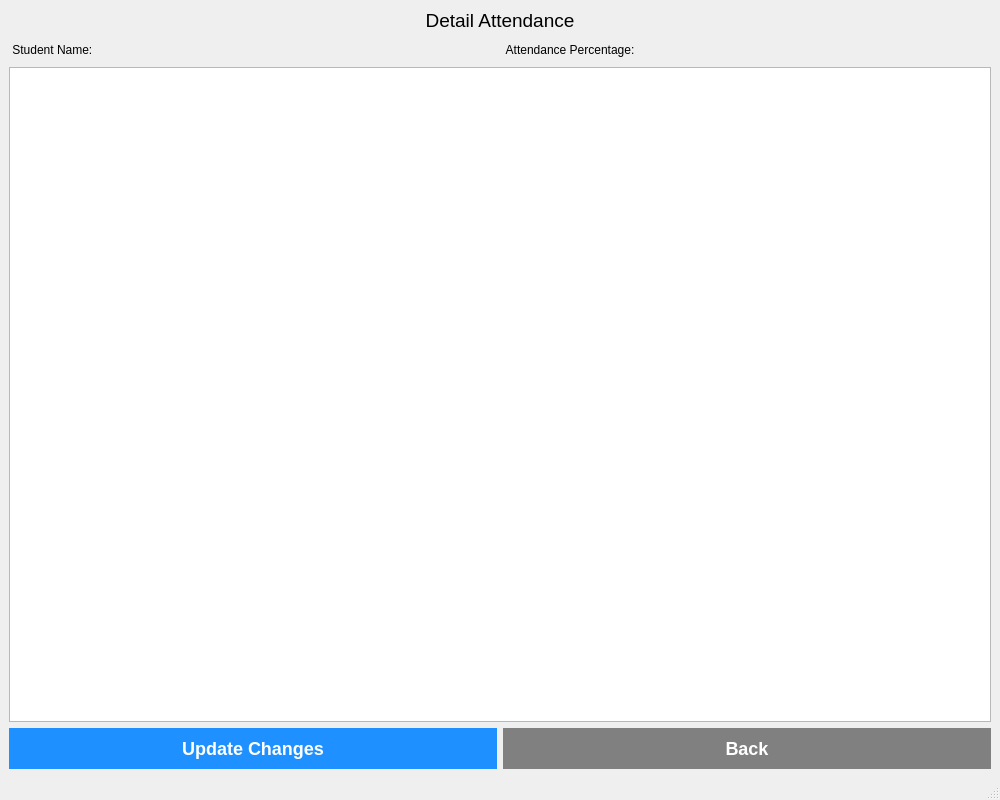
<?xml version="1.0" encoding="UTF-8"?>
<ui version="4.0">
  <class>detailAttendancePage</class>
  <widget class="QMainWindow" name="detailAttendancePage">
    <property name="geometry">
      <rect>
        <x>100</x>
        <y>100</y>
        <width>1000</width>
        <height>800</height>
      </rect>
    </property>
    <property name="windowTitle">
      <string>Detail Attendance</string>
    </property>
    <widget class="QWidget" name="centralwidget">
      <layout class="QGridLayout" name="gridLayout">
        <item row="0" column="0">
          <layout class="QVBoxLayout" name="verticalLayout">
            <item>
              <widget class="QLabel" name="detailAttendanceLabel">
                <property name="text">
                  <string>&lt;html&gt;&lt;head/&gt;&lt;body&gt;&lt;p&gt;&lt;span style=&quot;
                    font-size:14pt;&quot;&gt;Detail
                    Attendance&lt;/span&gt;&lt;/p&gt;&lt;/body&gt;&lt;/html&gt;</string>
                </property>
                <property name="alignment">
                  <set>Qt::AlignCenter</set>
                </property>
              </widget>
            </item>
            <item>
              <layout class="QHBoxLayout" name="horizontalLayout_2">
                <item>
                  <widget class="QLabel" name="studetnNameLabel">
                    <property name="text">
                      <string> Student Name:</string>
                    </property>
                  </widget>
                </item>
                <item>
                  <widget class="QLabel" name="studentName">
                    <property name="text">
                      <string />
                    </property>
                    <property name="styleSheet">
                      <string>
                        QLabel {
                        font-size: 20px;
                        font-weight: bold;
                        font-family: Arial, sans-serif;
                        }
                      </string>
                    </property>
                  </widget>
                </item>
                <item>
                  <widget class="QLabel" name="attendancePercentageLabel">
                    <property name="text">
                      <string> Attendance Percentage:</string>
                    </property>
                  </widget>
                </item>
                <item>
                  <widget class="QLabel" name="attendancePercentage">
                    <property name="text">
                      <string />
                    </property>
                    <property name="styleSheet">
                      <string>
                        QLabel {
                        font-size: 20px;
                        font-weight: bold;
                        font-family: Arial, sans-serif;
                        }
                      </string>
                    </property>
                  </widget>
                </item>
              </layout>
            </item>
            <item>
              <widget class="QTableWidget" name="table" />
            </item>
            <item>
              <layout class="QHBoxLayout" name="horizontalLayout">
                <item>
                  <widget class="QPushButton" name="updateChangesBtn">
                    <property name="text">
                      <string>Update Changes</string>
                    </property>
                    <property name="styleSheet">
                      <string>
                        QPushButton {
                        background-color: dodgerblue;
                        color: white;
                        border: none;
                        padding: 10px 20px;
                        text-decoration: none;
                        font-size: 18px;
                        font-weight: bold;
                        font-family: Arial, sans-serif;
                        }
                        QPushButton:hover {
                        background-color: light-blue;
                        }
                      </string>
                    </property>
                  </widget>
                </item>
                <item>
                  <widget class="QPushButton" name="backBtn">
                    <property name="text">
                      <string>Back</string>
                    </property>
                    <property name="styleSheet">
                      <string>
                        QPushButton {
                        background-color: grey;
                        color: white;
                        border: none;
                        padding: 10px 20px;
                        text-decoration: none;
                        font-size: 18px;
                        font-weight: bold;
                        font-family: Arial, sans-serif;
                        }
                        QPushButton:hover {
                        background-color: dark-grey;
                        }
                      </string>
                    </property>
                  </widget>
                </item>
              </layout>
            </item>
          </layout>
        </item>
      </layout>
    </widget>
    <widget class="QStatusBar" name="statusbar" />
  </widget>
  <resources />
  <connections />
</ui>
